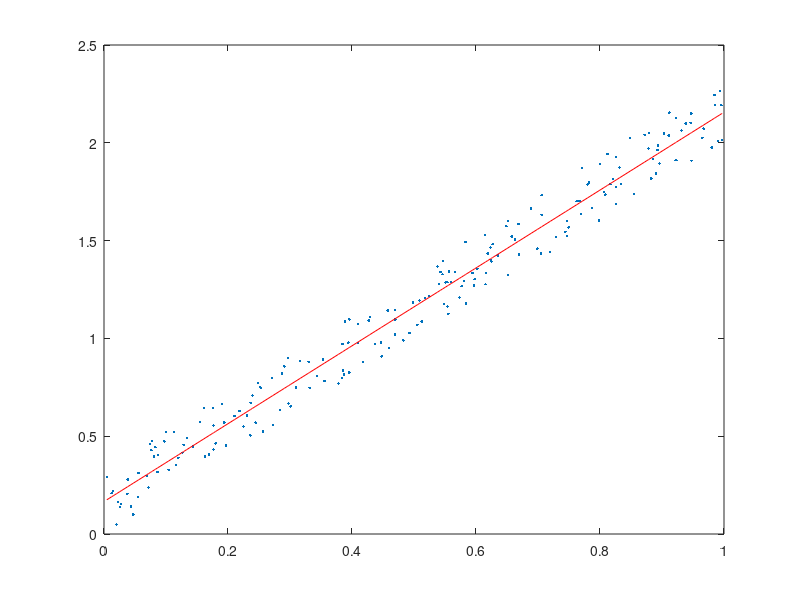

Recreate this plot in MATLAB.
%dreapta de regresie
N = 200;
x = rand(1, N);
y = 2*x + (1/3)*rand(1, N);
figure, plot(x, y, '.');
Sx = sum(x)/N;
Sy = sum(y)/N;
Sxx = sum(x.*x)/N;
Syy = sum(y.*y)/N;
Sxy = sum(x.*y)/N;
%panta dreptei de regresie
a = (Sxy-Sx*Sy)/(Sxx-Sx*Sx);
b = Sy-a*Sx;
%calculam punctele dreptei
xd = sort(x); yd = a*xd+b;
%trasam dreapta de regresie
hold on; plot(xd, yd, 'r'), hold off;
%eroarea de aproximare
corcoef = (Sxy-Sx*Sy) / sqrt((Sxx-Sx*Sx)*(Syy-Sy*Sy));
e = (Syy-Sy*Sy)*(1-corcoef^2);
fprintf('coeficientul de corelatie este=%d ', corcoef);
fprintf(' erorea este= %d', e);
